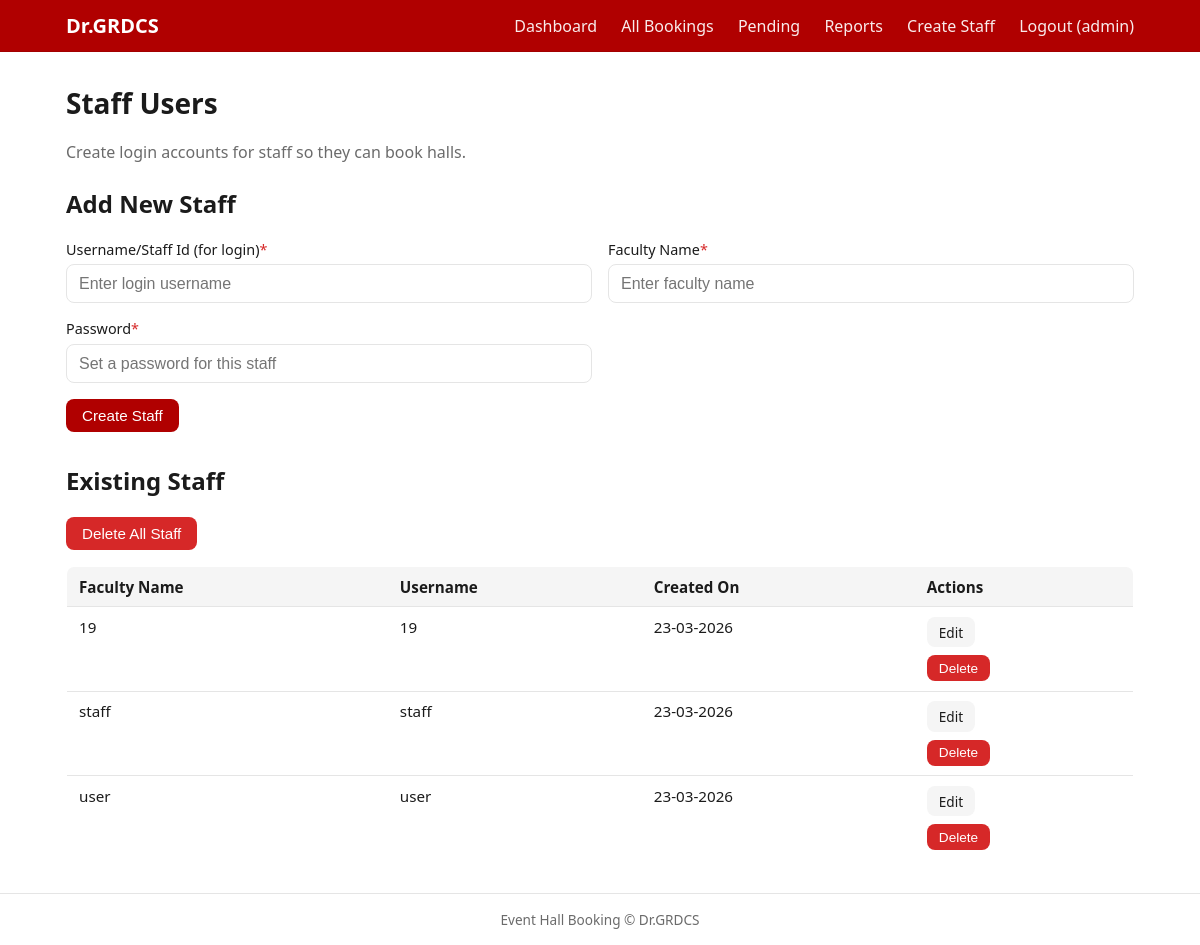
Screenshot of /admin/staff (signed in) with the database file from the repository.
### models.py (models this page shows, shortened)
class User(db.Model):
    __tablename__ = 'users'
    id = db.Column(db.Integer, primary_key=True)
    username = db.Column(db.String(80), unique=True, nullable=False)
    full_name = db.Column(db.String(120), nullable=True)
    password_hash = db.Column(db.String(256), nullable=False)
    password_plain = db.Column(db.String(255), nullable=True)
    email = db.Column(db.String(120), nullable=True)  # for notifications
    role = db.Column(db.String(20), default='staff')  # admin / staff
    created_at = db.Column(db.DateTime, default=datetime.utcnow)

### routes/admin.py (the view, shortened to what this page needs)
@admin_bp.route('/staff', methods=['GET', 'POST'])
@login_required
@admin_required
def manage_staff():
    staff_users = User.query.filter_by(role='staff').order_by(User.username.asc()).all()
    return render_template('admin_staff.html', staff_users=staff_users)

### routes/admin.py (called while the page is built)
def login_required(f):
    @wraps(f)
    def wrapped(*args, **kwargs):
        if not session.get('user_id'):
            return redirect(url_for('auth.login'))
        return f(*args, **kwargs)
    return wrapped

def admin_required(f):
    @wraps(f)
    def wrapped(*args, **kwargs):
        if not session.get('user_id'):
            return redirect(url_for('auth.login'))
        if session.get('role') != 'admin':
            flash('Admin access required.', 'error')
            return redirect(url_for('booking.dashboard'))
        return f(*args, **kwargs)
    return wrapped

### templates/admin_staff.html (shortened to what this page needs)
{% extends "base.html" %}
{% block content %}
<div class="container page">
    <h1>Staff Users</h1>
    <p class="lead">Create login accounts for staff so they can book halls.</p>
    <section class="card" style="margin-bottom: 2rem;">
        <h2>Add New Staff</h2>
        <form method="post" class="form-grid">
            <div class="form-row">
                <div class="form-group">
                    <label for="username">Username/Staff Id (for login)<span class="required">*</span></label>
                    <input type="text" id="username" name="username" required
                           placeholder="Enter login username">
                </div>
                <div class="form-group">
                    <label for="full_name">Faculty Name<span class="required">*</span></label>
                    <input type="text" id="full_name" name="full_name" required
                           placeholder="Enter faculty name">
                </div>
            </div>
            <div class="form-row">
                <div class="form-group">
                    <label for="password">Password<span class="required">*</span></label>
                    <input type="password" id="password" name="password" required
                           placeholder="Set a password for this staff" autocomplete="new-password">
                </div>
            </div>
            <button type="submit" class="btn btn-primary">Create Staff</button>
        </form>
    </section>
    <section>
        <h2>Existing Staff</h2>
        {% if staff_users %}
        <form method="post" action="{{ url_for('admin.delete_all_staff') }}" style="margin-bottom: 1rem;"
              onsubmit="return confirm('Remove all staff? Their bookings will be reassigned to admin. This cannot be undone.');">
            <button type="submit" class="btn btn-danger">Delete All Staff</button>
        </form>
        {% endif %}
        {% if not staff_users %}
        <p>No staff have been created yet.</p>
        {% else %}
        <table class="table">
            <thead>
                <tr>
                    <th>Faculty Name</th>
                    <th>Username</th>
                    <th>Created On</th>
                    <th>Actions</th>
                </tr>
            </thead>
            <tbody>
                {% for u in staff_users %}
                <tr>
                    <td>{{ u.full_name or u.username }}</td>
                    <td>{{ u.username }}</td>
                    <td>{{ u.created_at.strftime('%d-%m-%Y') if u.created_at else '-' }}</td>
                    <td>
                        <details style="margin-bottom: 0.5rem;">
                            <summary class="btn btn-secondary btn-sm" style="display: inline-block; cursor: pointer;">Edit</summary>
                        </details>
                        <form method="post" action="{{ url_for('admin.delete_staff', user_id=u.id) }}"
                              onsubmit="return confirm('Delete this staff login? This cannot be undone.');"
                              style="display: inline;">
                            <button type="submit" class="btn btn-danger btn-sm">Delete</button>
                        </form>
                    </td>
                </tr>
                {% endfor %}
            </tbody>
        </table>
        {% endif %}
    </section>
</div>
{% endblock %}

### static/style.css (style rules this page uses)
* { box-sizing: border-box; }
:root { --bg: #ffffff; --surface: #ffffff; --surface2: #f5f5f5; --text: #1b1b1b; --text-muted: #6b6b6b; --primary: #b00000; --primary-hover: #9a0000; --danger: #d62828; --danger-hover: #b71c1c; --success: #2a9d55; --border: #e5e5e5; --radius: 8px; }
body { font-family: 'Segoe UI', system-ui, sans-serif; background: var(--bg); color: var(--text); margin: 0; min-height: 100vh; display: flex; flex-direction: column; }
.container { max-width: 1100px; margin: 0 auto; padding: 0 1rem; width: 100%; }
.page { padding: 0 1rem; }
.page h1 { margin-top: 0; font-size: 1.75rem; }
.lead { color: var(--text-muted); margin-bottom: 1.5rem; }
.btn { display: inline-block; padding: 0.5rem 1rem; border-radius: var(--radius); border: none; cursor: pointer; font-size: 0.95rem; text-decoration: none; background: var(--surface2); color: var(--text); }
.btn-primary { background: var(--primary); color: #fff; }
.btn-secondary { background: var(--surface2); color: var(--text); }
.btn-danger { background: var(--danger); color: #fff; }
.btn-sm { padding: 0.35rem 0.75rem; font-size: 0.85rem; }
.table { width: 100%; border-collapse: collapse; background: var(--surface); border: 1px solid var(--border); border-radius: var(--radius); overflow: hidden; }
.table th, .table td { padding: 0.6rem 0.75rem; text-align: left; border-bottom: 1px solid var(--border); vertical-align: top; font-size: 0.95rem; }
.table thead th { background: var(--surface2); font-weight: 600; }
.form-group { margin-bottom: 1rem; }
.form-group label { display: block; margin-bottom: 0.35rem; font-size: 0.9rem; }
.form-group .required { color: var(--danger); }
.form-group input, .form-group textarea, .form-group select { width: 100%; padding: 0.6rem 0.75rem; border: 1px solid var(--border); border-radius: var(--radius); background: var(--bg); color: var(--text); font-size: 1rem; }
.form-row { display: grid; grid-template-columns: 1fr 1fr; gap: 1rem; }

### rows the page displays
User: full_name "19", username "19", created_at "23-03-2026"
User: full_name+username "staff", username "staff", created_at "23-03-2026"
User: full_name+username "user", username "user", created_at "23-03-2026"

### other values shown
{{ session.get('username') }} "admin"
